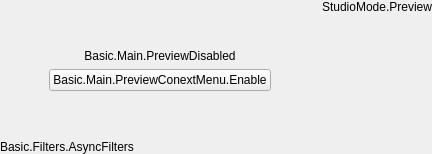
  <widget class="QWidget" name="centralwidget">
   <layout class="QVBoxLayout" name="verticalLayout">
    <property name="spacing">
     <number>0</number>
    </property>
    <property name="leftMargin">
     <number>0</number>
    </property>
    <property name="topMargin">
     <number>0</number>
    </property>
    <property name="rightMargin">
     <number>0</number>
    </property>
    <property name="bottomMargin">
     <number>0</number>
    </property>
	   <item>
		   <layout class="QHBoxLayout" name="horizontalLayout_2">
			   <item>
				   <layout class="QHBoxLayout" name="previewLayout">
					   <property name="spacing">
						   <number>2</number>
					   </property>
					   <item>
						   <widget class="QWidget" name="previewDisabledWidget" native="true">
							   <property name="sizePolicy">
								   <sizepolicy hsizetype="Expanding" vsizetype="Expanding">
									   <horstretch>0</horstretch>
									   <verstretch>0</verstretch>
								   </sizepolicy>
							   </property>
							   <layout class="QVBoxLayout" name="verticalLayout_7">
								   <item>
									   <spacer name="verticalSpacer_2">
										   <property name="orientation">
											   <enum>Qt::Vertical</enum>
										   </property>
										   <property name="sizeHint" stdset="0">
											   <size>
												   <width>20</width>
												   <height>40</height>
											   </size>
										   </property>
									   </spacer>
								   </item>
								   <item>
									   <widget class="QLabel" name="label">
										   <property name="sizePolicy">
											   <sizepolicy hsizetype="Preferred" vsizetype="Preferred">
												   <horstretch>0</horstretch>
												   <verstretch>0</verstretch>
											   </sizepolicy>
										   </property>
										   <property name="text">
											   <string>Basic.Main.PreviewDisabled</string>
										   </property>
										   <property name="alignment">
											   <set>Qt::AlignCenter</set>
										   </property>
									   </widget>
								   </item>
								   <item>
									   <layout class="QHBoxLayout" name="horizontalLayout">
										   <item>
											   <spacer name="horizontalSpacer_2">
												   <property name="orientation">
													   <enum>Qt::Horizontal</enum>
												   </property>
												   <property name="sizeHint" stdset="0">
													   <size>
														   <width>40</width>
														   <height>20</height>
													   </size>
												   </property>
											   </spacer>
										   </item>
										   <item>
											   <widget class="QPushButton" name="enablePreviewButton">
												   <property name="text">
													   <string>Basic.Main.PreviewConextMenu.Enable</string>
												   </property>
											   </widget>
										   </item>
										   <item>
											   <spacer name="horizontalSpacer_3">
												   <property name="orientation">
													   <enum>Qt::Horizontal</enum>
												   </property>
												   <property name="sizeHint" stdset="0">
													   <size>
														   <width>40</width>
														   <height>20</height>
													   </size>
												   </property>
											   </spacer>
										   </item>
									   </layout>
								   </item>
								   <item>
									   <spacer name="verticalSpacer_3">
										   <property name="orientation">
											   <enum>Qt::Vertical</enum>
										   </property>
										   <property name="sizeHint" stdset="0">
											   <size>
												   <width>20</width>
												   <height>40</height>
											   </size>
										   </property>
									   </spacer>
								   </item>
							   </layout>
						   </widget>
					   </item>
					   <item>
						   <layout class="QVBoxLayout" name="previewTextLayout">
							   <property name="spacing">
								   <number>0</number>
							   </property>
							   <item>
								   <widget class="QLabel" name="previewLabel">
									   <property name="text">
										   <string>StudioMode.Preview</string>
									   </property>
									   <property name="alignment">
										   <set>Qt::AlignBottom|Qt::AlignHCenter</set>
									   </property>
								   </widget>
							   </item>
							   <item>
								   <widget class="OBSBasicPreview" name="preview" native="true">
									   <property name="sizePolicy">
										   <sizepolicy hsizetype="Expanding" vsizetype="Expanding">
											   <horstretch>0</horstretch>
											   <verstretch>0</verstretch>
										   </sizepolicy>
									   </property>
									   <property name="minimumSize">
										   <size>
											   <width>32</width>
											   <height>32</height>
										   </size>
									   </property>
									   <property name="focusPolicy">
										   <enum>Qt::ClickFocus</enum>
									   </property>
									   <property name="contextMenuPolicy">
										   <enum>Qt::CustomContextMenu</enum>
									   </property>
									   <addaction name="actionRemoveSource"/>
								   </widget>
							   </item>
						   </layout>
					   </item>
				   </layout>
			   </item>
		   </layout>
	   </item>
	   <item>
		   <widget class="QLabel" name="asyncLabel">
			   <property name="text">
				   <string>Basic.Filters.AsyncFilters</string>
			   </property>
		   </widget>
	   </item>
   </layout>
	    <action name="actionRemoveFilter">
   <property name="icon">
    <iconset resource="obs.qrc">
     <normaloff>:/res/images/list_remove.png</normaloff>:/res/images/list_remove.png</iconset>
   </property>
   <property name="text">
    <string>Remove</string>
   </property>
   <property name="shortcut">
    <string>Del</string>
   </property>
  </action>
  <action name="actionMoveUp">
   <property name="icon">
    <iconset resource="obs.qrc">
     <normaloff>:/res/images/up.png</normaloff>:/res/images/up.png</iconset>
   </property>
   <property name="text">
    <string>Basic.MainMenu.Edit.Order.MoveUp</string>
   </property>
   <property name="shortcut">
    <string>Ctrl+Up</string>
   </property>
  </action>
  <action name="actionMoveDown">
   <property name="icon">
    <iconset resource="obs.qrc">
     <normaloff>:/res/images/down.png</normaloff>:/res/images/down.png</iconset>
   </property>
   <property name="text">
    <string>Basic.MainMenu.Edit.Order.MoveDown</string>
   </property>
   <property name="shortcut">
    <string>Ctrl+Down</string>
   </property>
  </action>
  </widget>
